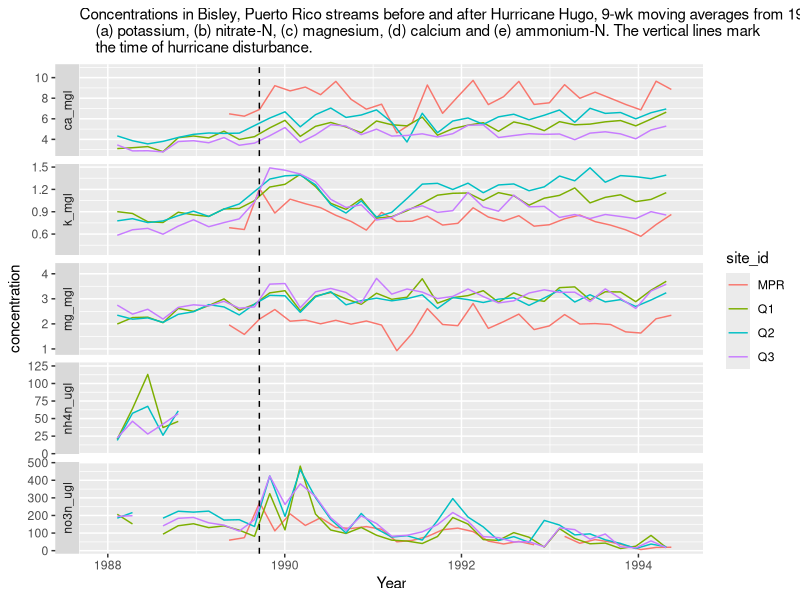

This chart was generated by the following R code:
## ---- chunk 1
library(tidyverse)
## ---- chunk 2
bisley_mov_ave_long <- read_csv("../output/bisley_mov_ave_long.csv")
ggplot(
  data = bisley_mov_ave_long,
  mapping = aes(
    x = window_start,
    y = concentration,
    color = site_id
  )
) +
  xlim(ymd("1988-01-01"), ymd("1994-06-01")) +
  geom_line() +
  facet_wrap(
    ~ion,
    scales = "free_y",
    ncol = 1,
    strip.position = "left"
  ) +
  xlab("Year") +
  labs(
    subtitle = "Concentrations in Bisley, Puerto Rico streams before and after Hurricane Hugo, 9-wk moving averages from 1988 through 1994.
    (a) potassium, (b) nitrate-N, (c) magnesium, (d) calcium and (e) ammonium-N. The vertical lines mark 
    the time of hurricane disturbance."
  ) +
  geom_vline(
    xintercept = ymd("1989-09-18"),
    linetype = "dashed"
  )
